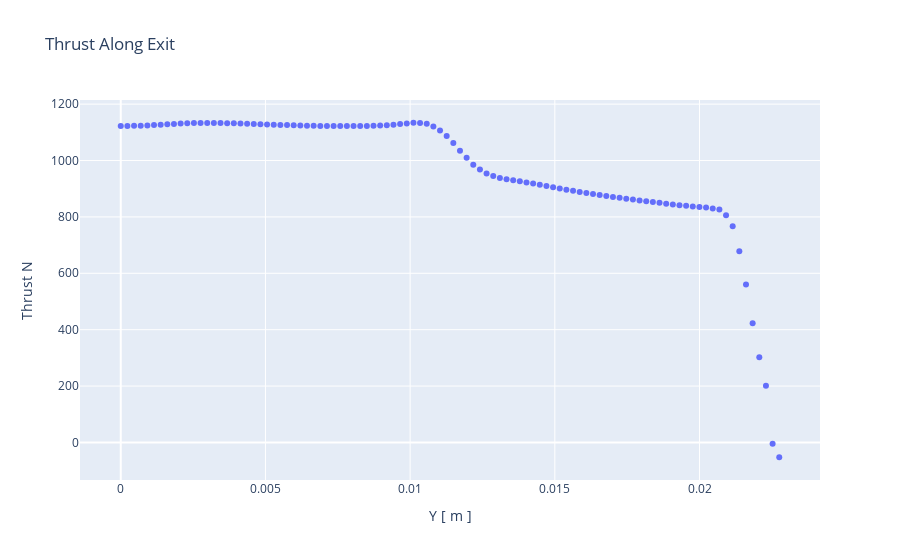

Notebook code cell kept with this figure:
### Code cell
# Calculating thrust and plotting
FT = rho.copy()
FT["Thrust N"] = m_dot['Mass Flow Rate kg/s']*vel['Velocity u [ m s^-1 ]'] + (pre["Pressure [ Pa ]"] - p_a)*A_e
FT = FT.drop(columns='Density [ kg m^-3 ]')
px.scatter(FT, x='Y [ m ]', y='Thrust N', 
           title="Thrust Along Exit")
